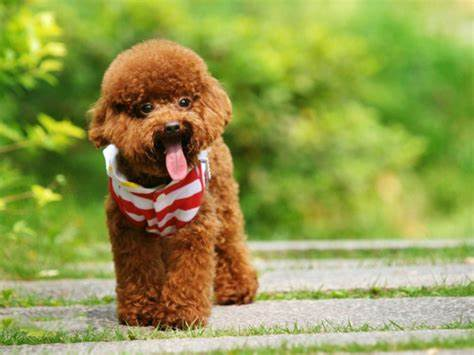
#> input picture KNN_TinhKC/dataset/pic1.jpg, 474 x 355 px
$ python SoSanhKNN.py   (older library calls are emulated)
#> lines starting #> are read from the running program, lines starting #| are printed output that depends on the picture
### KNN_TinhKC/TienXuLy.py
import cv2
from matplotlib import pyplot as plt


# Hàm tiền xử lý ảnh: đọc ảnh từ đường dẫn và thay đổi kích thước ảnh thành 128x128
def TienXuLy(imagePath):
    image = cv2.imread(imagePath)  # Đọc ảnh từ đường dẫn
    image = cv2.resize(image, (128, 128))  # Thay đổi kích thước ảnh
    return image


# Hàm vẽ block: vẽ một block gồm 4 cell (8x8 pixel) trên ảnh
# [23 lines left out: function VeBlock, not called in this run]


# Hàm chính
# [3 lines that do not run on import are left out]

### KNN_TinhKC/TinhGradient.py
import numpy as np
import cv2
from matplotlib import pyplot as plt
import TienXuLy


# Hàm vẽ gradient theo độ lớn và gradient theo phương
# [12 lines left out: function VeGradient, not called in this run]


# Hàm tính gradient theo độ lớn và gradient theo phương
def TinhGradient(np_im2):
    gx = cv2.Sobel(np_im2, cv2.CV_32F, 1, 0, ksize=1)  # Tính gradient theo hướng x
    gy = cv2.Sobel(np_im2, cv2.CV_32F, 0, 1, ksize=1)  # Tính gradient theo hướng y

    mag, angle = cv2.cartToPolar(gx, gy, angleInDegrees=True)  # Chuyển gradient từ dạng Cartesian sang dạng cực
    mag = mag.astype(int)  # Chuyển đổi kiểu dữ liệu của gradient theo độ lớn thành số nguyên
    angle = angle.astype(int)  # Chuyển đổi kiểu dữ liệu của gradient theo phương thành số nguyên

    maxChan = np.argmax(mag, axis=2)  # Tìm chỉ số của giá trị lớn nhất trong mỗi kênh màu
    maxmag = np.zeros(maxChan.shape)  # Khởi tạo mảng để lưu gradient theo độ lớn lớn nhất
    for r in range(maxChan.shape[0]):
        for c in range(maxChan.shape[1]):
            maxmag[r, c] = mag[r, c, maxChan[r, c]]  # Lấy gradient theo độ lớn lớn nhất từng pixel

    maxangle = np.zeros(
        maxChan.shape)  # Khởi tạo mảng để lưu gradient theo phương tương ứng với gradient theo độ lớn lớn nhất
    for r in range(maxChan.shape[0]):
        for c in range(maxChan.shape[1]):
            maxangle[r, c] = angle[
                r, c, maxChan[r, c]]  # Lấy gradient theo phương tương ứng với gradient theo độ lớn lớn nhất

    return maxmag, maxangle  # Trả về gradient theo độ lớn và gradient theo phương lớn nhất


# Hàm chính
# [4 lines that do not run on import are left out]

### KNN_TinhKC/TinhVectorBlock.py
import numpy as np
from matplotlib import pyplot as plt
import TienXuLy
import TinhGradient


# Hàm để ánh xạ góc từ 0-360 về 0-180
def anglemapper(x):
    if x >= 180:
        return x - 180
    else:
        return x


# Vector hóa hàm và ánh xạ góc về 0-180
def anhXaGoc(maxangle):
    vfunc = np.vectorize(anglemapper)  # Vector hóa hàm để áp dụng cho mảng numpy
    mappedAngles = (vfunc(maxangle))  # Ánh xạ góc về 0-180
    return mappedAngles


# Hàm để tạo histogram từ mảng góc và mảng độ lớn
def createHist(AngArray, MagArray, BS=20, BINS=9):
    hist = np.zeros(BINS)  # Khởi tạo histogram với số lượng bin
    for r in range(AngArray.shape[0]):
        for c in range(AngArray.shape[1]):
            binel, rem = np.divmod(AngArray[r, c], BS)  # Chia bin
            weightR = rem * 1.0 / BS  # Tính trọng số cho bin bên phải
            weightL = 1 - weightR  # Tính trọng số cho bin bên trái
            deltaR = MagArray[r, c] * weightR  # Tính đóng góp cho bin bên phải
            deltaL = MagArray[r, c] * weightL  # Tính đóng góp cho bin bên trái
            binL = int(binel)
            binR = np.mod(binL + 1, BINS)
            hist[binL] += deltaL  # Cập nhật bin bên trái
            hist[binR] += deltaR  # Cập nhật bin bên phải
    return hist


# Hàm để vẽ histogram
# [5 lines left out: function VeHistBlock, not called in this run]


# Hàm chính
# [7 lines that do not run on import are left out]

### KNN_TinhKC/TinhVectorHOG.py
import ChuanHoaBlock
import TienXuLy
import TinhGradient
import TinhVectorBlock


def VectorHOG(image, mappedAngles, maxmag):
    # Kích thước của ảnh
    H, W = image.shape[:2]

    # Kích thước của một cell và một block
    cell_size = 8
    block_size = 2

    # Số lượng cell trên mỗi hàng và cột
    num_cells_y = ((H - (cell_size * block_size)) // cell_size) + 1
    num_cells_x = ((W - (cell_size * block_size)) // cell_size) + 1

    # Khởi tạo histogram rỗng cho toàn bộ ảnh
    hist_image = []

    # Lặp qua từng block trên ảnh
    for y in range(0, num_cells_y):
        for x in range(0, num_cells_x):
            # Khởi tạo histogram rỗng cho block hiện tại
            hist_block = []

            # Lặp qua từng cell trong block
            for j in range(block_size):
                for i in range(block_size):
                    # Tính toán vị trí của cell hiện tại
                    cell_y = y + j
                    cell_x = x + i

                    # Tính toán vị trí pixel tương ứng trên ảnh
                    pixel_y = cell_y * cell_size
                    pixel_x = cell_x * cell_size

                    # Tính histogram cho cell hiện tại và thêm vào histogram của block
                    spotAngles = mappedAngles[pixel_y:pixel_y + cell_size, pixel_x:pixel_x + cell_size]
                    spotMag = maxmag[pixel_y:pixel_y + cell_size, pixel_x:pixel_x + cell_size]
                    hist_cell = TinhVectorBlock.createHist(spotAngles, spotMag)
                    hist_block.extend(hist_cell)

            # Chuẩn hóa histogram của block và thêm vào histogram của ảnh
            hist_block_normed = ChuanHoaBlock.ChuanHoaL2Norm(hist_block)
            hist_image.extend(hist_block_normed)
    return hist_image


def main(image):
    maxmag, maxangle = TinhGradient.TinhGradient(image)
    mappedAngles = TinhVectorBlock.anhXaGoc(maxangle)
    hist_image = VectorHOG(image, mappedAngles, maxmag)
    return hist_image


# [6 lines that do not run on import are left out]

### KNN_TinhKC/ChuanHoaBlock.py
import numpy as np
epsilon = 1e-6


def ChuanHoaL2Norm(hist_block):
    # Chuẩn hóa histogram của block và thêm vào histogram của ảnh
    l2norm = np.sqrt(np.sum(np.array(hist_block) ** 2))
    hist_block_normed = hist_block / (l2norm + epsilon)
    return hist_block_normed


# [12 lines left out: functions ChuanHoaL1Norm, ChuanHoaL1Sqrt, not called in this run]

### KNN_TinhKC/SoSanhKNN.py
import numpy as np
import matplotlib.pyplot as plt
import os
import TinhVectorHOG
import TienXuLy


# Hàm tính khoảng cách Manhattan giữa hai vector HOG
def calculate_manhattan_distance(HOG1, HOG2):
    distance = np.sum(np.abs(HOG1 - HOG2))  # Tính tổng giá trị tuyệt đối của sự khác biệt giữa hai vector
    return distance


# Hàm tính khoảng cách Cosine giữa hai vector HOG
def calculate_cosine_distance(HOG1, HOG2):
    dot_product = np.dot(HOG1, HOG2)  # Tính tích vô hướng của hai vector
    norm_HOG1 = np.linalg.norm(HOG1)  # Tính chuẩn của vector HOG1
    norm_HOG2 = np.linalg.norm(HOG2)  # Tính chuẩn của vector HOG2
    distance = 1 - dot_product / (norm_HOG1 * norm_HOG2)  # Tính khoảng cách Cosine
    return distance


# Hàm tính khoảng cách Euclidean giữa hai vector HOG
def calculate_euclidean_distance(HOG1, HOG2):
    distance = np.sqrt(np.sum((HOG1 - HOG2) ** 2))  # Tính căn bậc hai của tổng bình phương sự khác biệt giữa hai vector
    return distance


# Hàm vẽ biểu đồ khoảng cách Euclidean, Manhattan và Cosine
def plot_distances(distances_euclidean, distances_manhattan, distances_cosine):
    labels_euclidean, values_euclidean = zip(
        *distances_euclidean)  # Chia danh sách distances_euclidean thành hai danh sách riêng biệt
    labels_manhattan, values_manhattan = zip(
        *distances_manhattan)  # Chia danh sách distances_manhattan thành hai danh sách riêng biệt
    labels_cosine, values_cosine = zip(
        *distances_cosine)  # Chia danh sách distances_cosine thành hai danh sách riêng biệt

    fig, axs = plt.subplots(1, 3, figsize=(16, 9))  # Tạo một khung hình mới với 3 subplot

    axs[0].bar(labels_euclidean, values_euclidean, color='b')  # Vẽ biểu đồ cột cho khoảng cách Euclidean
    axs[0].set_title('Euclidean Distances')  # Đặt tiêu đề cho subplot
    axs[0].set_ylabel('Distance')  # Đặt nhãn cho trục y

    axs[1].bar(labels_manhattan, values_manhattan, color='r')  # Vẽ biểu đồ cột cho khoảng cách Manhattan
    axs[1].set_title('Manhattan Distances')  # Đặt tiêu đề cho subplot
    axs[1].set_ylabel('Distance')  # Đặt nhãn cho trục y

    axs[2].bar(labels_cosine, values_cosine, color='g')  # Vẽ biểu đồ cột cho khoảng cách Cosine
    axs[2].set_title('Cosine Distances')  # Đặt tiêu đề cho subplot
    axs[2].set_ylabel('Distance')  # Đặt nhãn cho trục y

    plt.tight_layout()  # Điều chỉnh layout để không bị chồng chéo
    plt.show()  # Hiển thị khung hình


# Hàm phân loại ảnh dựa trên đặc trưng HOG
def classify_image(new_image, dataset, K):
    new_image_HOG = np.array(TinhVectorHOG.main(new_image))  # Tính đặc trưng HOG cho ảnh mới

    distances_euclidean = []  # Khởi tạo danh sách để lưu khoảng cách Euclidean
    distances_manhattan = []  # Khởi tạo danh sách để lưu khoảng cách Manhattan
    distances_cosine = []  # Khởi tạo danh sách để lưu khoảng cách Cosine

    for image_name, image in dataset.items():  # Lặp qua từng ảnh trong tập dữ liệu
        image_HOG = np.array(TinhVectorHOG.main(image))  # Tính đặc trưng HOG cho ảnh

        distances_euclidean.append((image_name, calculate_euclidean_distance(new_image_HOG,
                                                                             image_HOG)))  # Tính và thêm khoảng cách Euclidean vào danh sách
        distances_manhattan.append((image_name, calculate_manhattan_distance(new_image_HOG,
                                                                             image_HOG)))  # Tính và thêm khoảng cách Manhattan vào danh sách
        distances_cosine.append((image_name, calculate_cosine_distance(new_image_HOG,
                                                                       image_HOG)))  # Tính và thêm khoảng cách Cosine vào danh sách

    distances_euclidean.sort(key=lambda x: x[1])  # Sắp xếp danh sách khoảng cách Euclidean theo thứ tự tăng dần
    neighbors_distances_euclidean = distances_euclidean[:K]  # Lấy K khoảng cách Euclidean nhỏ nhất

    distances_manhattan.sort(key=lambda x: x[1])  # Sắp xếp danh sách khoảng cách Manhattan theo thứ tự tăng dần
    neighbors_distances_manhattan = distances_manhattan[:K]  # Lấy K khoảng cách Manhattan nhỏ nhất

    distances_cosine.sort(key=lambda x: x[1])  # Sắp xếp danh sách khoảng cách Cosine theo thứ tự tăng dần
    neighbors_distances_cosine = distances_cosine[:K]  # Lấy K khoảng cách Cosine nhỏ nhất

    return neighbors_distances_euclidean, neighbors_distances_manhattan, neighbors_distances_cosine  # Trả về K khoảng cách nhỏ nhất theo từng độ đo


# Hàm tải ảnh từ thư mục
def load_images_from_folder(folder):
#> called with folder = 'dataset'
    images = {}  # Khởi tạo từ điển để lưu ảnh
    for filename in os.listdir(folder):  # Lặp qua từng tệp trong thư mục
        img = TienXuLy.TienXuLy(os.path.join(folder, filename))  # Đọc và tiền xử lý ảnh
#> in TienXuLy, image is the input picture: shape (355, 474, 3); mean B, G, R 77.7, 154.4, 147.6
#> in TienXuLy, `image = cv2.resize(image, (128, 128))`:
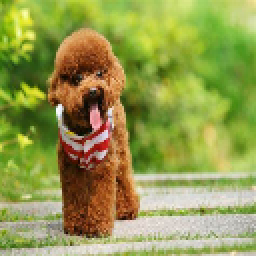
#> image: shape (128, 128, 3) (shown 2 times larger); mean B, G, R 77.6, 154.3, 147.5
        if img is not None:  # Nếu ảnh không rỗng
            images[filename] = img  # Thêm ảnh vào từ điển
#> pass 2 of the loop in load_images_from_folder, `for filename in os.listdir(folder):`:
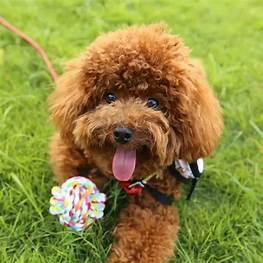
#> input picture KNN_TinhKC/dataset/pic2.jpg, 263 x 263 px
#> in TienXuLy, image is the input picture: shape (263, 263, 3); mean B, G, R 65.7, 139.6, 144.5
#> in TienXuLy (call 2), `image = cv2.resize(image, (128, 128))`:
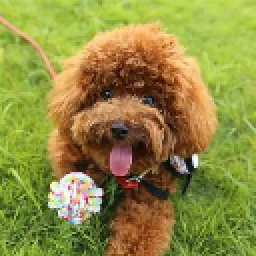
#> image: shape (128, 128, 3) (shown 2 times larger); mean B, G, R 65.6, 139.5, 144.4
#> pass 3 of the loop in load_images_from_folder, `for filename in os.listdir(folder):`:
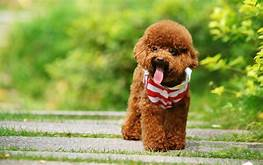
#> input picture KNN_TinhKC/dataset/pic3.jpg, 263 x 165 px
#> in TienXuLy, image is the input picture: shape (165, 263, 3); mean B, G, R 77.1, 156, 146.2
#> in TienXuLy (call 3), `image = cv2.resize(image, (128, 128))`:
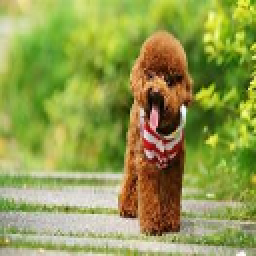
#> image: shape (128, 128, 3) (shown 2 times larger); mean B, G, R 77, 155.9, 146
    return images  # Trả về từ điển chứa ảnh


# Hàm chính
if __name__ == '__main__':
    folder = "dataset"  # Đường dẫn đến thư mục chứa tập dữ liệu
    dataset = load_images_from_folder(folder)  # Tải ảnh từ thư mục
#> dataset = 3 items

    image1 = TienXuLy.TienXuLy('anhCho.jpg')  # Tiền xử lý ảnh
#> call 4 of TienXuLy, with imagePath = 'anhCho.jpg'
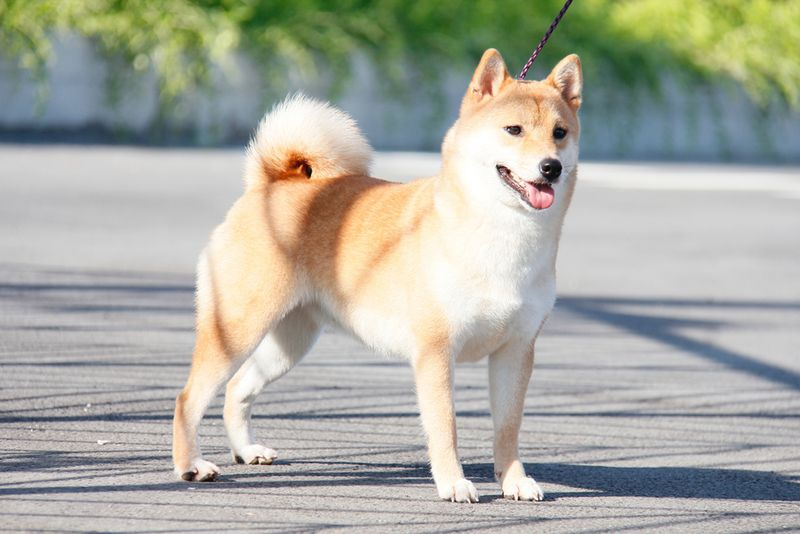
#> input picture KNN_TinhKC/anhCho.jpg, 800 x 534 px
#> in TienXuLy, image is the input picture: shape (534, 800, 3); mean B, G, R 160.8, 171.9, 170.7

    distances_euclidean, distances_manhattan, distances_cosine = classify_image(image1, dataset, 3)  # Phân loại ảnh
#> after the loop in TinhGradient, `for r in range(maxChan.shape[0]):`:
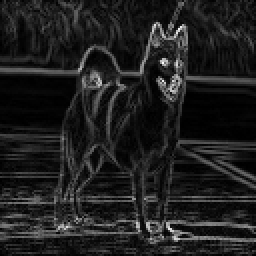
#> maxmag: shape (128, 128) float64 (shown 2 times larger); min 0, max 285, mean 34.9; drawn with min black and max white
#> after the loop in TinhGradient, `for r in range(maxChan.shape[0]):`:
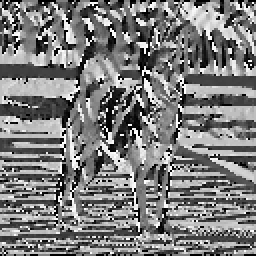
#> maxangle: shape (128, 128) float64 (shown 2 times larger); min 0, max 359, mean 175; drawn with min black and max white
#> in anhXaGoc, `mappedAngles = (vfunc(maxangle))`:
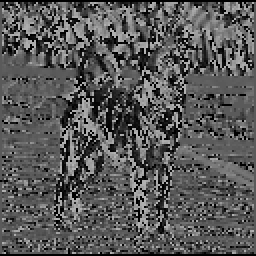
#> mappedAngles: shape (128, 128) float64 (shown 2 times larger); min 0, max 179, mean 87
#> the loop in classify_image, `for image_name, image in dataset.items():` made 3 passes
#> image_name on passes 1 to 3: 'pic1.jpg', 'pic2.jpg', 'pic3.jpg'
#> pass 1, in TinhGradient (call 2), `mag, angle = cv2.cartToPolar(gx, gy, angleInDegrees=True)`:
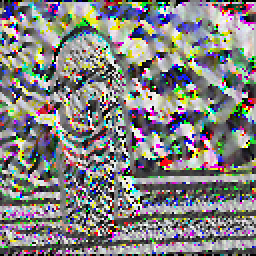
#> angle: shape (128, 128, 3) float32 (shown 2 times larger); mean B, G, R 180.9, 182.7, 184; drawn with min black and max white

    plot_distances(distances_euclidean, distances_manhattan, distances_cosine)  # Vẽ biểu đồ khoảng cách
#> in plot_distances, `plt.show()`:
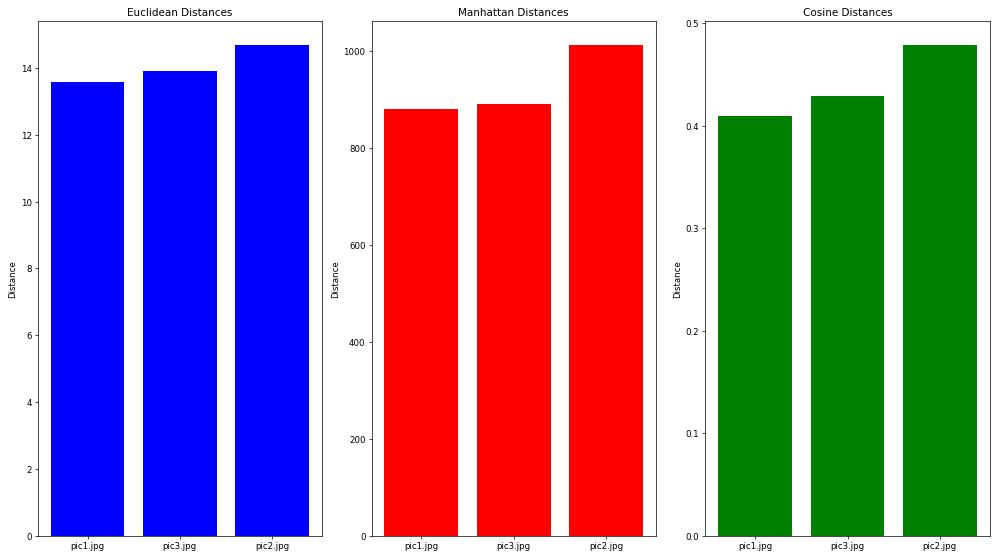
#> figure drawn by matplotlib, 3 panels; panel 1: tallest bar 14.68 high, from x = 1.6 to 2.4; panel 2: tallest bar 1012.3 high, from x = 1.6 to 2.4; panel 3: tallest bar 0.479 high, from x = 1.6 to 2.4
